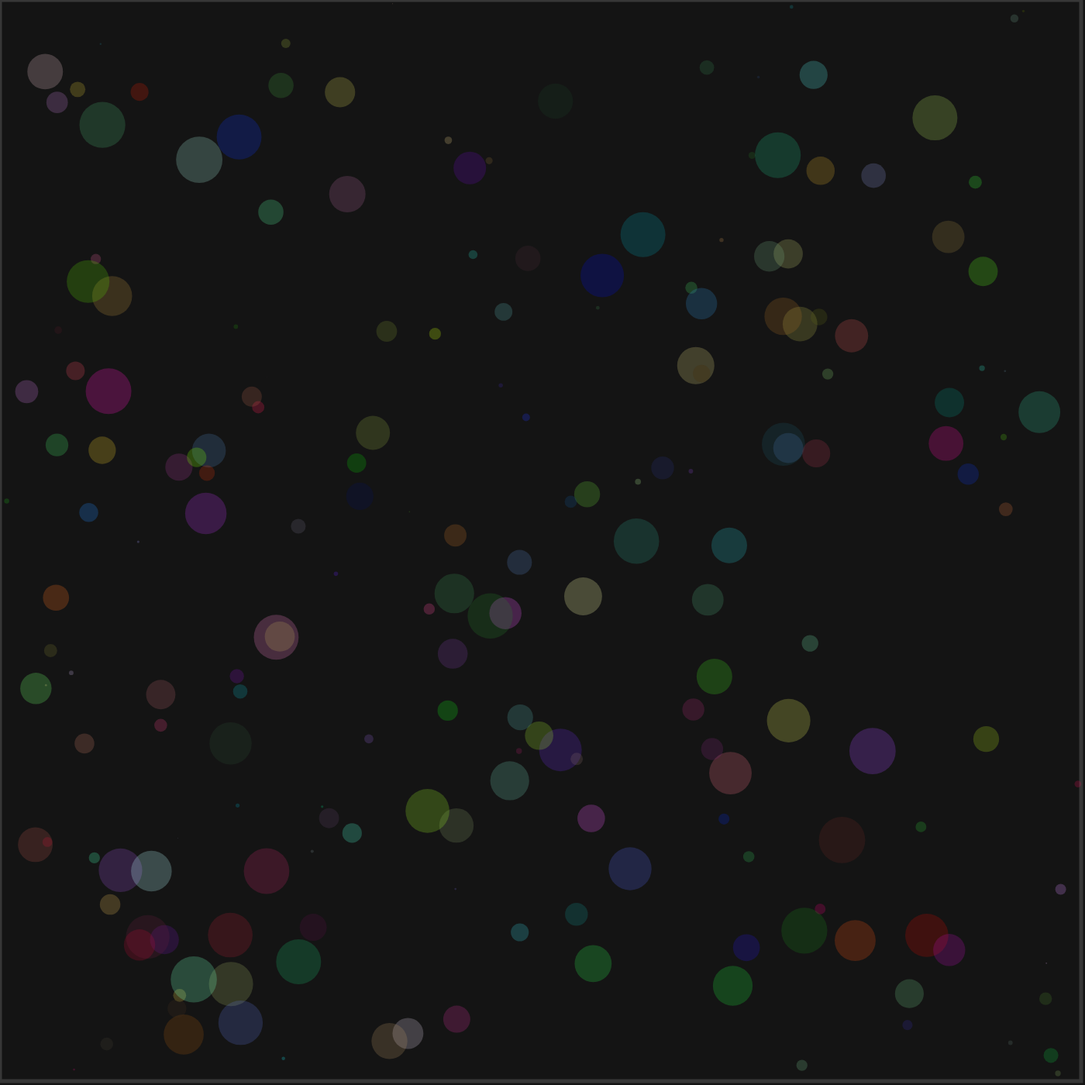
Frame 1 (no input)
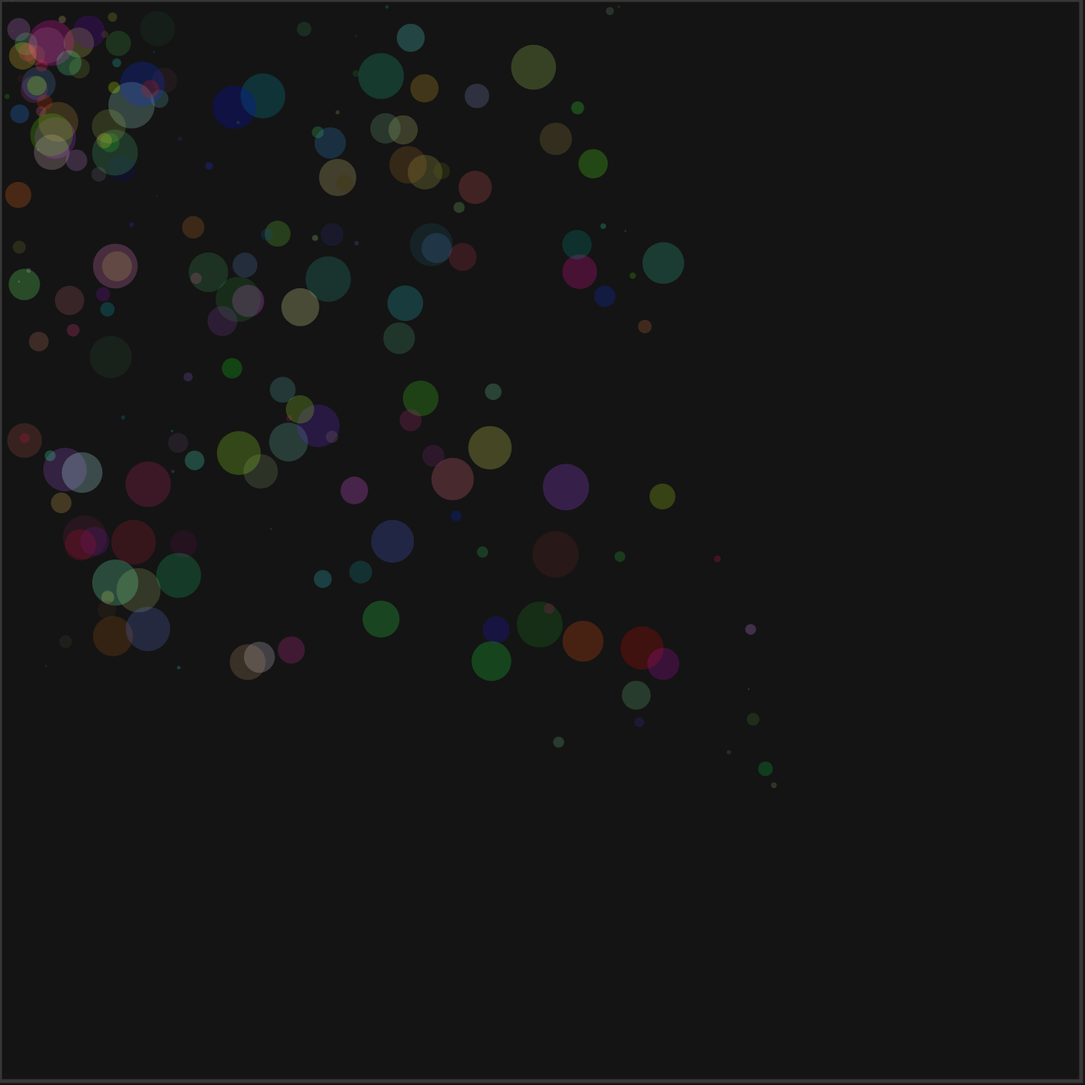
Frame 60 (no input)
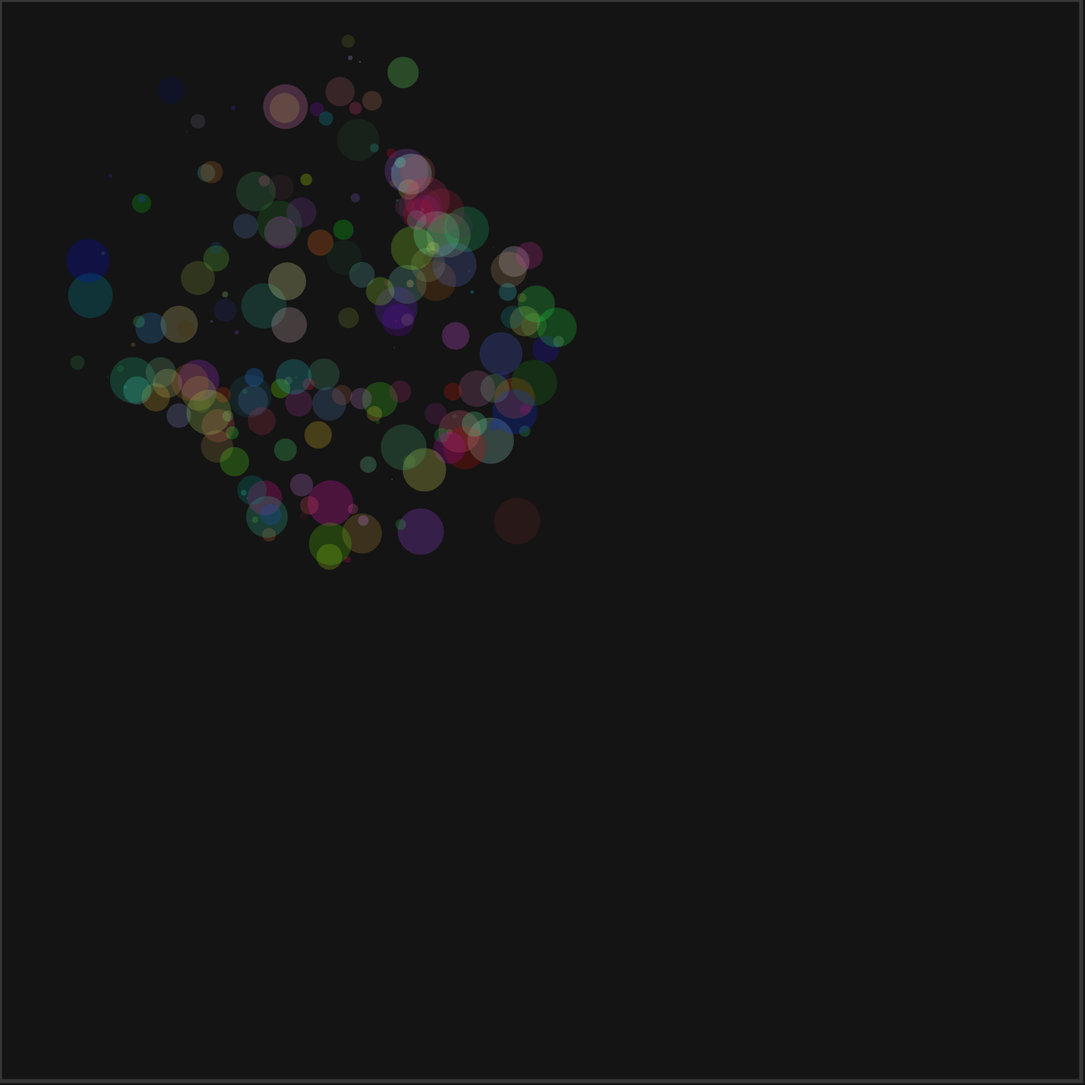
Frame 120 (the mouse pressed at the canvas centre since frame 60)

The p5.js sketch that drew these frames (run headless with seeded random() and noise() and a simulated clock; from frame 60 on, the mouse is pressed at the canvas centre):

// p5.js sketch
// ── sketch.js
class Mover{
  constructor(){
    var r = random(30);
    this.color = [random(255), random(255), random(255)];
    this.mouse = createVector(0, 0);
    this.position = createVector(random(2*r, width - 2*r), random(2*r, height - 2*r));
    this.velocity = createVector(0, 0);
    this.acceleration = createVector(0, 0);
    this.r = r
  }
  
  show(){
    var r = this.r
    var position = this.position
    var color = this.color
    ellipse(position.x, position.y, 2*r, 2*r);
    fill(color[0], color[1], color[2], 60);
  }

  update(x, y) {
    var position = this.position
    var mouse = createVector(x, y);

    mouse.sub(position);
    mouse.setMag(0.4);
    this.mouse = mouse
  }
  
  directMouse(){
    var acceleration = this.mouse;
    this.acceleration = acceleration
  }

  move(){
    this.position.add(this.velocity);

    this.velocity.add(this.acceleration);
    this.velocity.limit(12);
    console.log(this.position)
  }
  
  bounce(){
    var r = this.r
    var position = this.position
    var velocity = this.velocity
    if(position.x > (width - r - 5) || position.x < r + 5){
       velocity.x = -1.5*velocity.x;
    }
    if(position.y > (height - r - 5) || position.y < r + 5){
       velocity.y = -1.5*velocity.y;
    }
    this.velocity = velocity
    this.position = position
  }
  
  push() {
     
  }
}

var movers = []
function setup() {
  createCanvas(1400, 1400);
  background("black")
  for(var i = 0; i < 200; i++){
    movers[i] = new Mover();
  }
}

function draw() {
  background(20);
	noFill();
	stroke(200, 50);
  strokeWeight(5);
	rect(0, 0, width-5,height-5);
	noStroke();
	fill(255, 100, 100, 50);

  for(var i = 0; i < movers.length; i++){
    movers[i].show();
    movers[i].update(int(mouseX), int(mouseY));
    movers[i].directMouse();
    movers[i].move();
    movers[i].bounce();
  }
}


// ── script.js
function setup(){
  
    //Initialisation of canvas, objects, variables etc.
    
  }
  
  function draw(){
    
    //The drawing loop - updates at a constant rate declared in setup
    
  }
